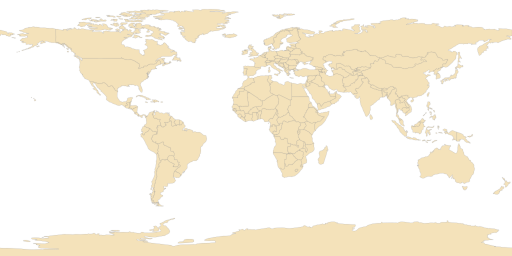
#> input picture APSYNTRUE/SCRIPT/WORLD_MAP_SM.png, 512 x 256 px
$ python -i APSYNTRUE.py   (imports and definitions only)
#> lines starting #> are read from the running program, lines starting #| are printed output that depends on the picture
#############################################################################
#
#    APSYNTRUE: A pedagogical tool for Radio Interferometry Analysis
#
#    Copyright (C) 2020  Ivan Marti-Vidal (University of Valencia, Spain)
#
#    This program is free software: you can redistribute it and/or modify
#    it under the terms of the GNU General Public License as published by
#    the Free Software Foundation, either version 3 of the License, or
#    (at your option) any later version.
#
#    This program is distributed in the hope that it will be useful,
#    but WITHOUT ANY WARRANTY; without even the implied warranty of
#    MERCHANTABILITY or FITNESS FOR A PARTICULAR PURPOSE.  See the
#    GNU General Public License for more details.
#
#    You should have received a copy of the GNU General Public License
#    along with this program.  If not, see <http://www.gnu.org/licenses/>.
#
#############################################################################
###
### DISCLAIMER: This software is intended to be used for educational purposes.
###             It has not been assessed to produce output of scientific level.
#############################################################################


#import Tkinter
#import FileDialog
import tkinter as Tk

import matplotlib as mpl
# [1 line not run here, left out]
import numpy as np
import pylab as pl
import scipy.ndimage.interpolation as spndint
import scipy.optimize as spfit
from matplotlib import cm
import matplotlib.image as plimg

from tkinter import scrolledtext as ScrolledText
from astropy.io import fits as pf
from matplotlib.backends.backend_tkagg import FigureCanvasTkAgg, NavigationToolbar2Tk
import time as dt
import cartopy.crs as ccrs
from PIL import Image


plt = mpl.pyplot


from matplotlib.backend_bases import NavigationToolbar2
from tkinter import filedialog as tkFileDialog
from tkinter.messagebox import showinfo
import os
import time
import sys


__version__ = '2.6b'

_fontsize_ = 15

__help_text__ = """

     APSYNTRUE, A PEDAGOGICAL TOOL FOR RADIO-INTERFEROMETRY IMAGING

                           IVAN MARTI-VIDAL
                       (UNIVERSITY OF VALENCIA)

You can load "uvfits" files with visibilities from any interferometer. If
data are split in several frequency windows, the program will average all
frequency channels when the data are load. Therefore, only continuum
imaging is supported and the fractional bandwidth is assumed to be narrow.

The main program window shows the antenna distribution on the Earth, as
seen from the source, the UV coverage, the PSF and the dirty image. It
can also show a 2D plot of the data with several axis combinations (e.g.,
UV distance, time, etc.).

The user can select whe pixel size (in units of the Nyquist sampling),
the "Robustness" parameter of the Briggs visibility weighting, and the
power index of the visibility weights.

The program has two independent deconvolution algorithms implemented:
CLEAN (only minor cycles; Hogbom implementation) and Maximum Entropy
(applied to gridded visibilities; experimental).

Send any comments, suggestions and/or bug reports to:

i.marti-vidal@uv.es


Enjoy!


"""


__CLEAN_help_text__ = """

APSYNTRUE - CLEAN GUI

CLEAN is the most simple implementation of a deconvolution algorithm.
It basically subtracts iteratively a version of the PSF that is shifted
to the peak of the "dirty image" and scaled to a fraction of the
intensity value at that peak. More information is given in the original
paper from Hogbom (1974, A&AS, 15, 417).


You can add CLEAN masks by clicking and dragging the mouse over the
RESIDUALS plot. Hitting 'F' (when the mouse cursor is on the RESIDUALS
plot) toggles between the 'mask add' and 'mask remove' modes, which
are self-explanatory.

The CLEAN gain and number of (minor) iterations can be changed in the
text boxes. Pressing the "CLEAN" button executes the iterations,
refreshing all images in real time. You can further click on "CLEAN",
to continue deconvolving. The box "Thres" is the CLEAN threshold
(in Jy per beam). Setting it to negative values will allow CLEANing
negative components.


Pressing RELOAD will undo all the CLEANing and update the images from
the main window. Therefore, if you change anything in the main program
window (e.g., robustness parameter), pressing RELOAD will apply these
changes to the images.

TIP: You can load more than one CLEAN GUI, change anything in the main
window and press "RELOAD" just in one of the GUIs. This way, you can
compare directly how the changes you made in the main window will
affect the CLEANing!

Pressing "+/- Resid" will add (or remove) the residuals from the CLEANed
image.  By default, the residuals are NOT added (i.e., only the restored
CLEAN components are shown in the CLEAN image).

Pressing "(Un)restore" will restore (or unrestore) the CLEAN model with
the CLEAN beam when plotting. Default status is to apply the restore.

Pressing "Rescale" will rescale the color palette (e.g., to see better
the structure of the residuals).

"""


__MEM_help_text__ = """

APSYNTRUE - MAXIMUM ENETROPY METHOD - GUI

The Maximum Entropy Method (MEM) implemented here is an adaptation of the
original algorithm by Cornwell & Evans (1985, A&A 143, 77). Basically, MEM
is a kind of Regularized Maximum Likelihood (RML) solver, where an image
is found such that the quadratic difference between its Fourier transform
and the visibilities is minimum, subject to the condition that the
"image entropy", i.e.

S = \sum_i{  I_i*\log{I_i}  }

is maximum. This usually generates rather smooth images, free of the
PSF sidelobes. The condition of maximum entropy is achieved via the use
of Lagrange multipliers, which can be fine-tunned.

"""


class dataTool(object):

  # [4 lines left out: function quit, not called in this run]

  def __init__(self,antenna_file="",model_file="",tkroot=None):

#> called with antenna_file = '', model_file = ''
    self.__version__ = __version__
    mpl.rcParams.update({'font.size':_fontsize_})

#############
## World map:
    GREENW = -512; MAXLAT = [-85.,85.]
    MAP = 'WORLD_MAP_SM.png' ; FS = 32

    World = np.copy(np.roll(np.asarray(Image.open(MAP))[::-1,:,0],GREENW,axis=1).astype(float))
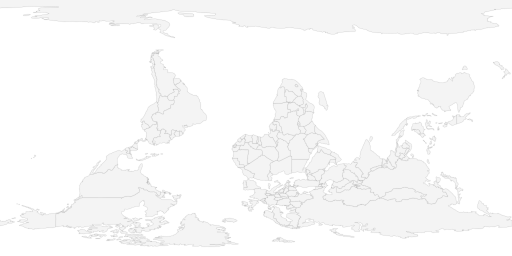
#> World: shape (256, 512) float64; min 191, max 255, mean 250
    World = np.max(World)-World
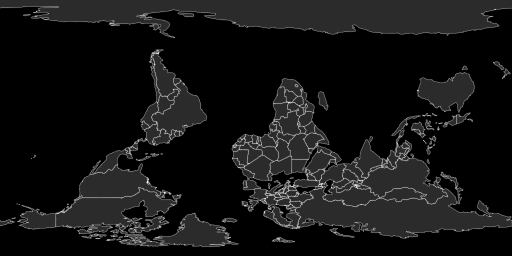
#> World: shape (256, 512) float64; min 0, max 64, mean 5; drawn with min black and max white
    World /= -np.max(World)
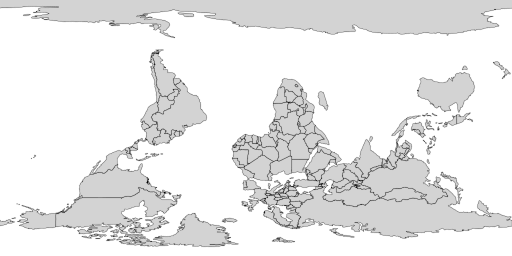
#> World: shape (256, 512) float64; min -1, max 0, mean -0.0787; drawn with min black and max white
    NLAT,NLON = np.shape(World)
#> NLAT = 256; NLON = 512
    x = np.linspace(0.,360.,NLON)
#> x = 512 values from 0 to 360
    y = np.linspace(MAXLAT[0],MAXLAT[1],NLAT)
#> y = 256 values from -85 to 85
    xs, ys = np.meshgrid(x,y)
    self.World = {'data':World,'xs':xs,'ys':ys,'Nroll':NLON}
#############


    self.cmaps = ['gist_heat','jet','gray']
    self.cmap = 0

    self.YPLOTS = ['Ampli','Phase','Real','Imag']
    self.XPLOTS = ['UV Dist','Time','U','V']

    self.plotYLabel = ['Amplitude (Jy)', 'Phase (deg.)', 'Real (Jy)', 'Imag (Jy)']
    self.plotXLabel = ['UV Distance (km)', 'UT (h)','U (km)','V (km)']

    self.c = 2.99792458e8
    self.DAlpha = 5

    self.tks = tkroot
#> (the run stopped early here; a loop or call above may not have finished)
